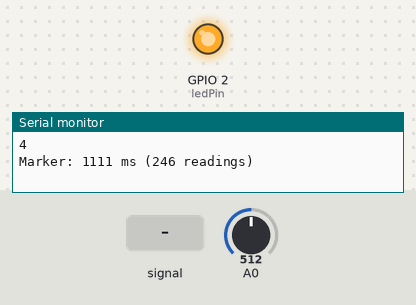
The sketch below on a simulated ESP8266 (NodeMCU). On the bench: output pins drawn as LEDs (lit = HIGH), the last lines printed to the serial monitor. Inputs (shaded band) come from the test bench; at power-on: A0 = 512.

Above: at 1.2 s.
1.3 s: A0 fed a 50 Hz sine of ±306 counts around its level
At 2.1 s:
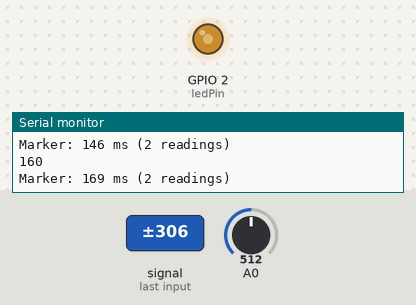
4.3 s: A0 set to 716
At 5.1 s:
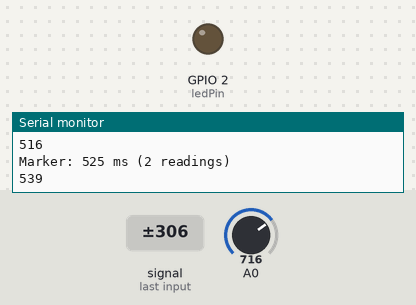
Timing chart, 0 to 7.3 s (numbered marks = the images above; inputs shaded):
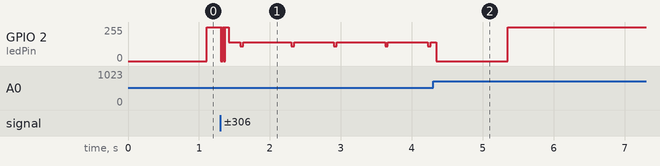

The sketch:

kwh_jan.ino
```cpp
#include <ESP8266WiFi.h>
#include <inttypes.h>

#define READINGS       250
#define MS_PER_HOUR    3.6e6

int ledPin = 2; // GPIO2 of ESP8266

// Power measurement settings
unsigned short cycles_per_kwh = 400;
unsigned char  loThresholdP = 101;
unsigned char  hiThresholdP = 110;
unsigned long debounceTimeP = 600;
boolean markerState = LOW;


void setup () {

  Serial.begin(115200);
  pinMode(ledPin, OUTPUT);
  digitalWrite(ledPin, HIGH);
}

unsigned long cycle = 0;
unsigned long previous = 0; // timestamp
unsigned short readings[READINGS];
unsigned short cursor = 0;
boolean gotenough = false;
unsigned short hits = 0;

void loop () {

  //  Calulate the sum of 40 samples
  unsigned short sum = 0;
  for (byte i = 0; i < 40; i++) {
    sum += analogRead(A0);
  }

  // Calculate average over 250 sum samples
  unsigned long bigsum = 0;
  for (unsigned short i = 0; i < READINGS; i++){
    bigsum += readings[i];
  }
  unsigned short average = bigsum / READINGS;

//  Calculate the ratio of the sum samples and the 250 sum samples multipied by 100
  unsigned short ratio = (double) sum / (average+1) * 100;

//   Keep 250 sum samples in the reading array

   readings[cursor++] = sum;
   if (cursor >= READINGS) {
    cursor = 0;
   }

// If markerState has not changed, make newmarkerState high if ration > lo. If the markerState HAS changed make newledstae low if ratio >= hi
  boolean newmarkerState = markerState
    ? (ratio >  loThresholdP)
    : (ratio >= hiThresholdP);

  if (newmarkerState) hits++;

// Return if the markerstate has not changed
  if (newmarkerState == markerState) return;

  markerState = newmarkerState;

//  LED is ON (low) if the marker is detected
  digitalWrite(ledPin, !markerState);

  if (!markerState) {
    Serial.print("Marker: ");
    Serial.print(millis() - previous);
    Serial.print(" ms (");
    Serial.print(hits, DEC);
    Serial.println(" readings)");
    hits = 0;
    return;
  }

  unsigned long now = millis();
  unsigned long time = now - previous;

  Serial.println(time);

  if (time < debounceTimeP) return;

  previous = now;

// If cycle=0 discard the cycle. Post increase the cycle
  if (!cycle++) {
    Serial.println("Discarding incomplete cycle.");
    return;
  }

  double W = 1000 * ((double) MS_PER_HOUR / time) / cycles_per_kwh;
  Serial.print("Cycle ");
  Serial.print(cycle, DEC);
  Serial.print(": ");
  Serial.print(time, DEC);
  Serial.print(" ms, ");
  Serial.print(W, 2);
  Serial.println(" W");
}
```
